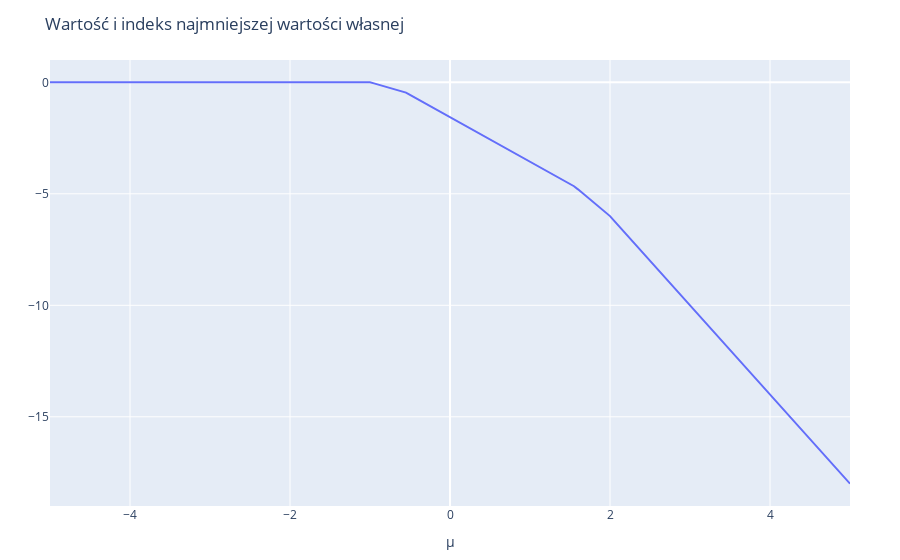

The notebook cell saved with this chart:
### Markdown cell above
Wybieramy stany o najmniejszej energii (dolna krawędź powyższego wykresu):

### Code cell
ground_energies = [findmin(eigs_mat_orig[i,:]) for i in 1:size(potentials,1)]
ground_energies = [g[1] for g in ground_energies]
# all_states = [real(eigvecs(get_hamiltonian(states, U, t, pot, next, N))) for pot in potentials]
ground_states = [real(d.vectors)[:,1] for d in data][1]

layout = Layout(
    title="Wartość i indeks najmniejszej wartości własnej",
    xaxis_title="μ",
)
plot(scatter(x=potentials, y=[g for g in ground_energies], name="Wartość"), layout)

### Figure 1 — Plotly figure (JSON) as saved in the notebook; plotly's stock layout.template omitted (floating-point values rounded to 4 significant figures; data arrays with more than 128 entries replaced by an {"elided": "..."} marker saying what was removed)
{"data": [{"name": "Wartość", "type": "scatter", "x": {"elided": "201 float values"}, "y": {"elided": "201 float values"}}], "layout": {"margin": {"b": 50, "l": 50, "r": 50, "t": 60}, "title": "Wartość i indeks najmniejszej wartości własnej", "xaxis": {"title": {"text": "μ"}}}}
